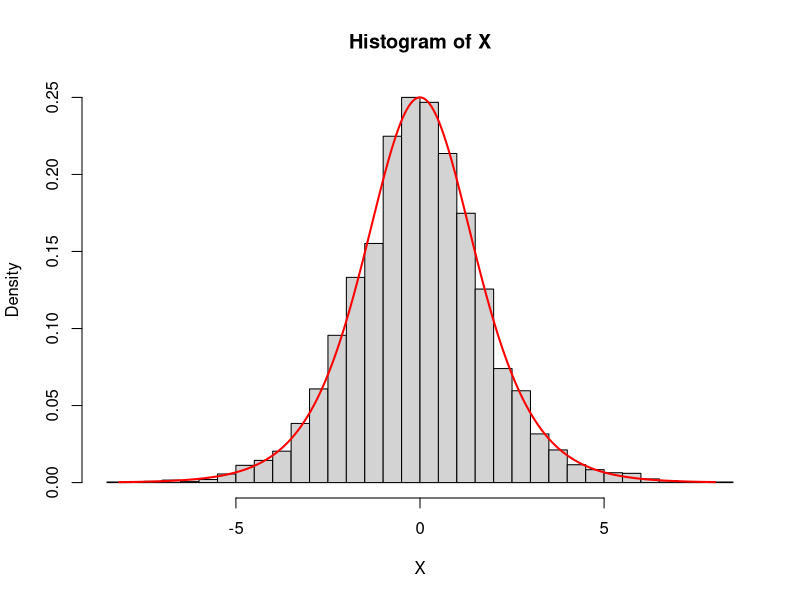
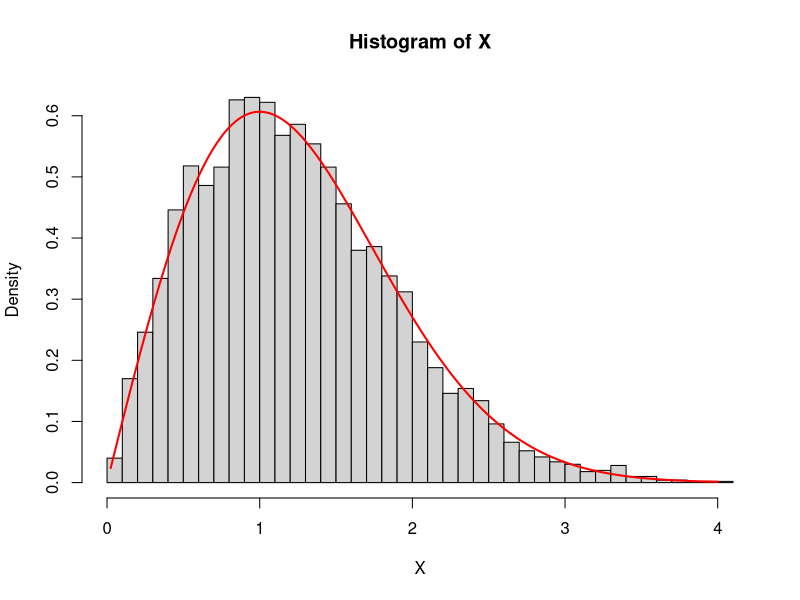
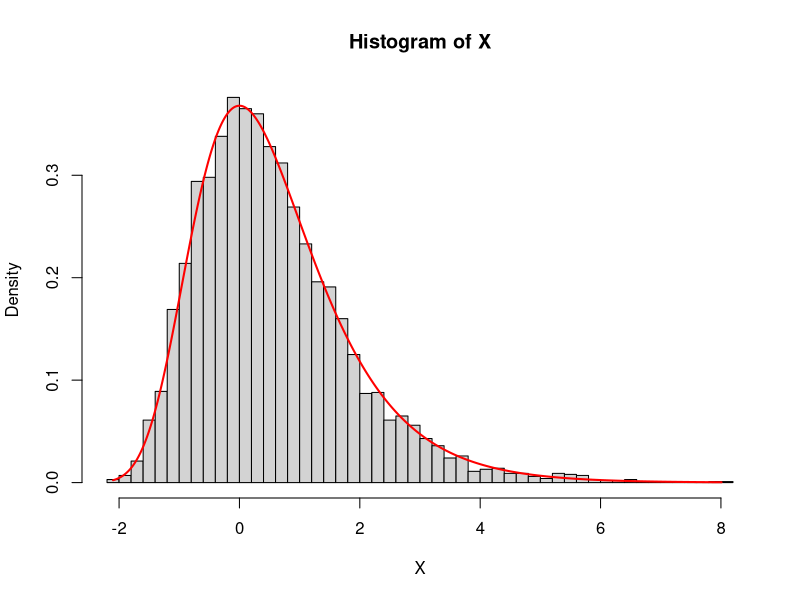
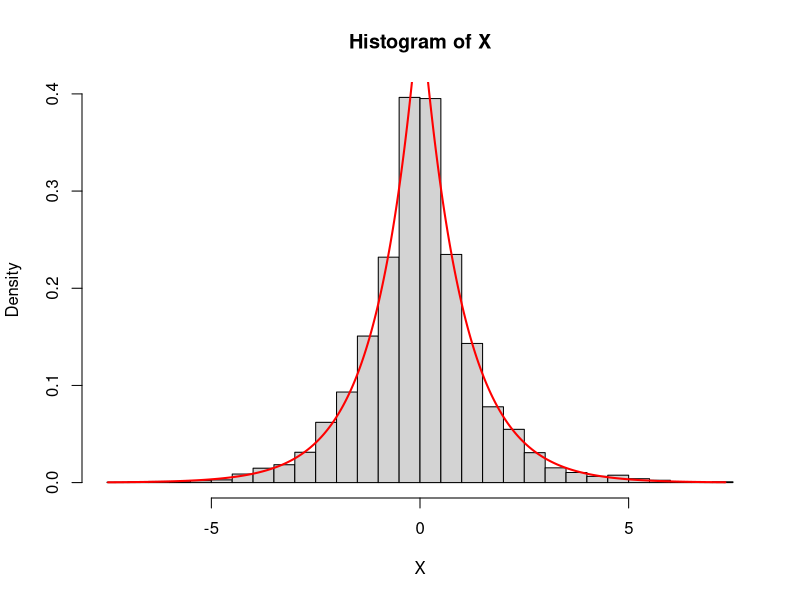

Source code (R) for these figures, in order:
## ---- chunk 1
set.seed(152638)
U <- runif(5000)
X <- -log((1 / U) - 1)
hist(X, breaks = "Scott", freq = FALSE)
curve(exp(-x) / (1 + exp(-x))^2, from = min(X), to = max(X), n = 1000, 
      col = "red", lwd = 2, add = TRUE)
## ---- chunk 2
set.seed(152638)
U <- runif(5000)
X <- sqrt(-2*log(1-U))
hist(X, breaks = "Scott", freq = FALSE)
curve(x * exp(-0.5 * x^2), from = min(X), to = max(X), n = 1000, 
      col = "red", lwd = 2, add = TRUE)
## ---- chunk 3
set.seed(152638)
U <- runif(5000)
X <- -log(-log(U))
hist(X, breaks = "Scott", freq = FALSE)
curve(exp(-x-exp(-x)), from = min(X), to = max(X), n = 1000, 
      col = "red", lwd = 2, add = TRUE)
## ---- chunk 4
set.seed(152638)
U <- runif(5000)
X <- sign(0.5 - U) * log(1 - 2 * abs(U - 0.5))
hist(X, breaks = "Scott", freq = FALSE)
curve(0.5 * exp(-abs(x)), from = min(X), to = max(X), n = 1000, 
      col = "red", lwd = 2, add = TRUE)
